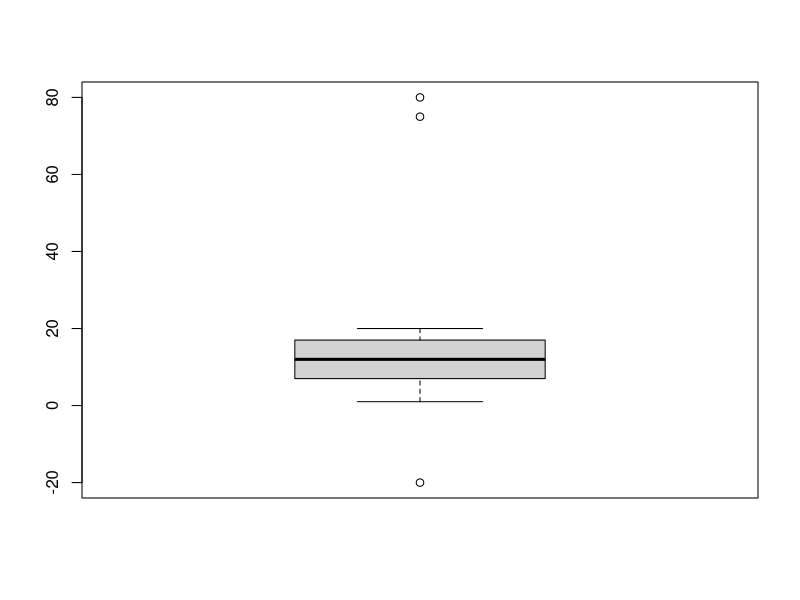
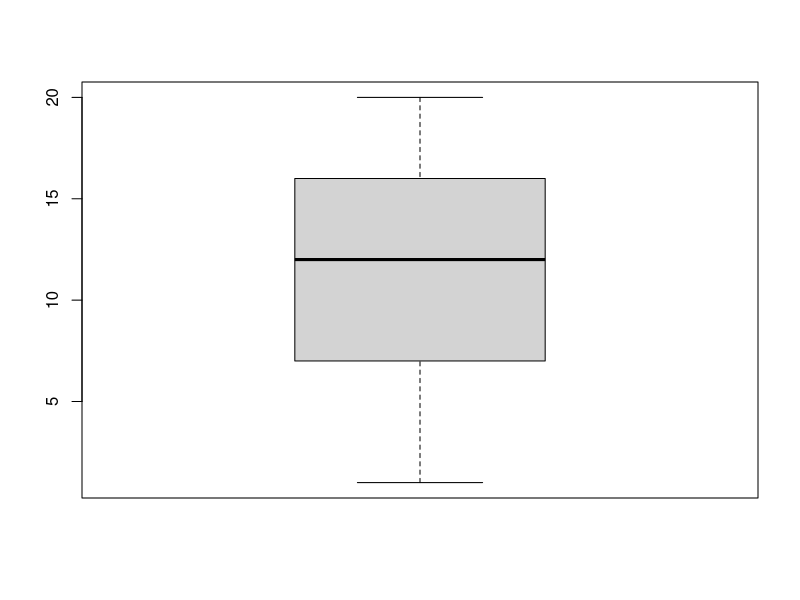
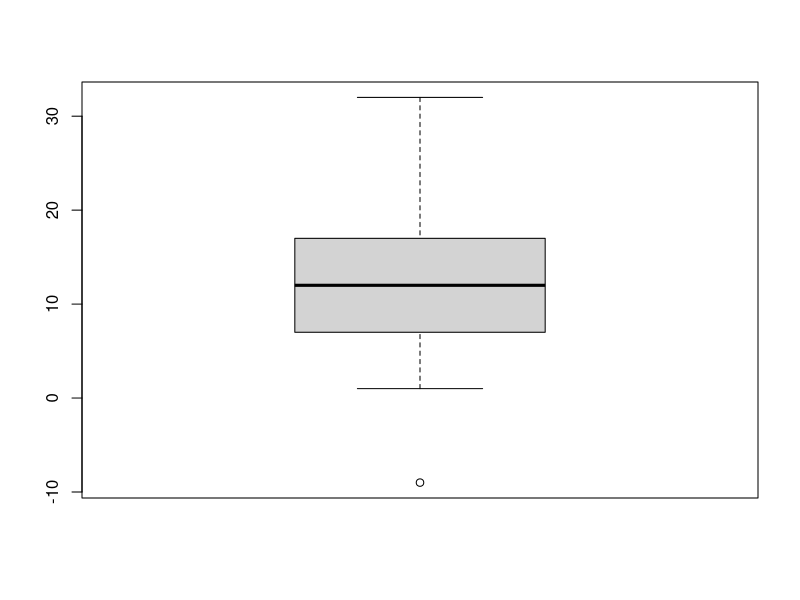
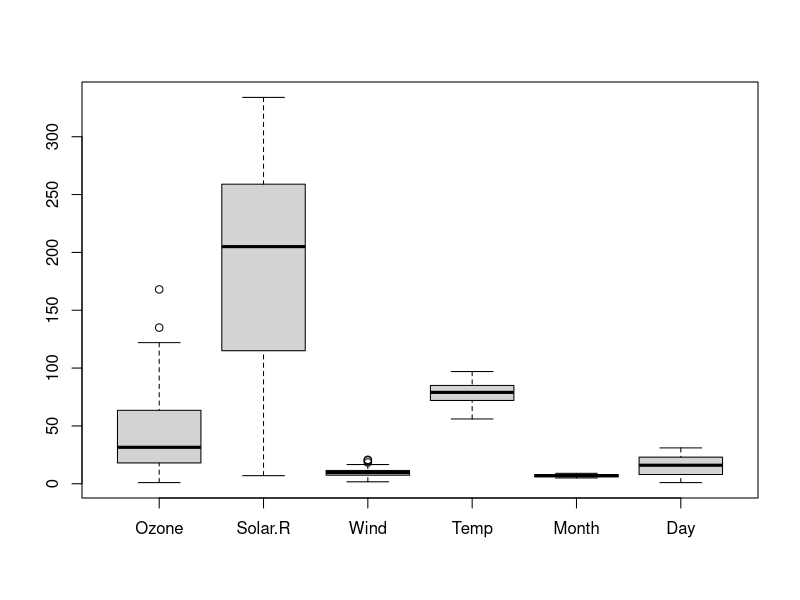
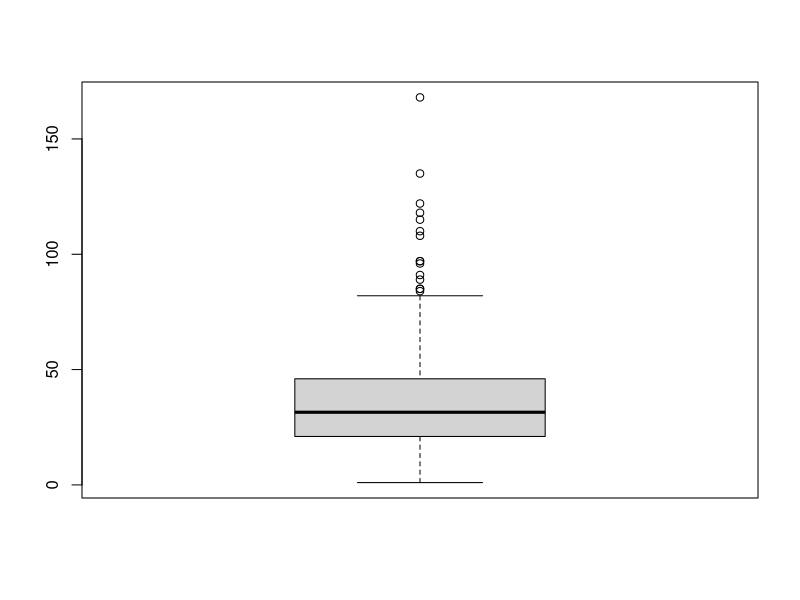
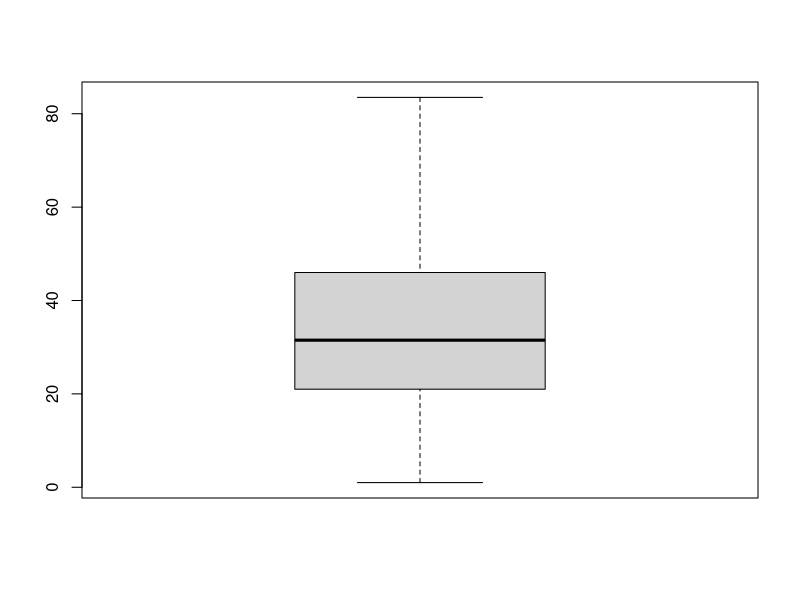
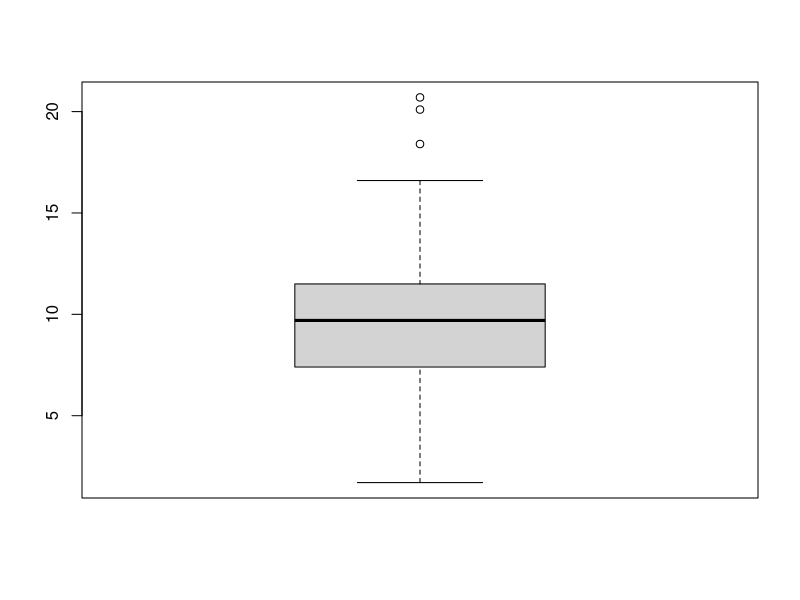
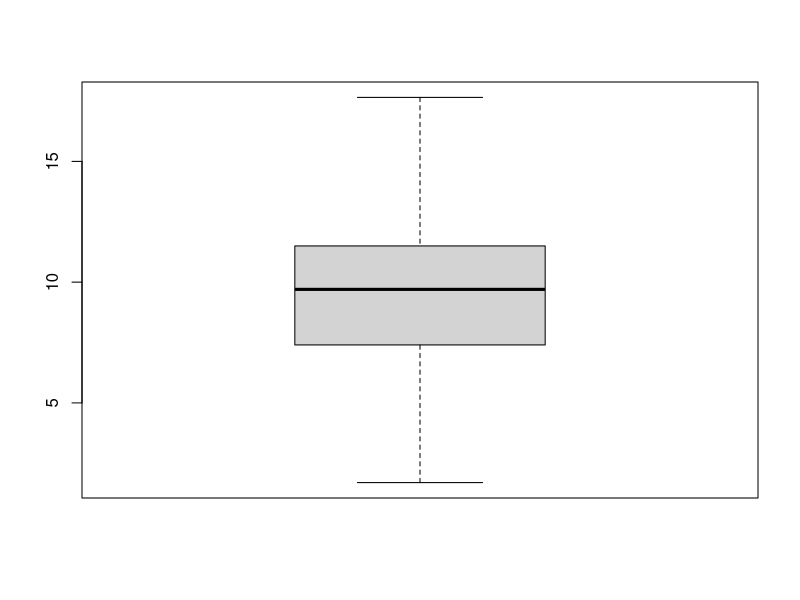

Generate these figures, in order, with R:
library(MASS)
airquality
install.packages("VIM")
is.na(airquality)  ##checking in data frame values is NULL
View(airquality)
which(is.na(airquality))   ## position where values are NA 
airquality1=na.omit(airquality)  ## omitting NA values with rows 
View(airquality1)

library(VIM)
View(sleep)

data=c(sample(x=1:20,size=30,replace = TRUE),75,80,-20)
View(data)
data
summary(data)
length(data)
boxplot(data)
median(data)

rule1=17.00+1.5*IQR(data)
rule2=6.00-1.5*IQR(data)

rule1
rule2

#removing the data
data
data1=data[data<=rule1]
data1
data1=data1[data1>=rule2]
data1

summary(data1)
length(data1)
boxplot(data1)

#winsorizing
data
data[data>rule1]=rule1
data[data<rule2]=rule2
data
summary(data)
length(data)
boxplot(data)

airquality
#Missing data
airquality$Ozone
airquality$Solar.R
#Outliners
boxplot(airquality)
quantile(data,)

airquality1=na.pass(airquality)
aq=airquality
aq$Ozone[which(is.na(aq$Ozone))]=median(aq$Ozone,na.rm = TRUE) ##handling missing data (removed missing data)
aq$Ozone
summary(aq$Ozone)
length(aq$Ozone)
boxplot(aq$Ozone)
median(aq$Ozone)

r1=46.00+1.5*IQR(aq$Ozone)
r2=21.00-1.5*IQR(aq$Ozone)
r1
r2

aq$Ozone[aq$Ozone>r1]=r1
summary(aq$Ozone)
boxplot(aq$Ozone)

#wind
summary(aq$Wind)
boxplot(aq$Wind)
r=11.500+1.5*IQR(aq$Wind)
aq$Wind[aq$Wind>r]=r
summary(aq$Wind)
boxplot(aq$Wind)

#Solar.R
summary(aq$Solar.R)
aq$Solar.R[which(is.na(aq$Solar.R))]=median(aq$Solar.R,na.rm = TRUE)
summary(aq$Solar.R)
boxplot(aq$Solar.R)

summary(aq)
boxplot(aq)


sleep
View(sleep)
summary(sleep)
sp=sleep
?impute
install.packages("Hmisc")
library(Hmisc)
impute(sp$NonD, median)
impute(sp$Dream, median)
impute(sp$Sleep, median)
impute(sp$Span, median)
impute(sp$Gest, median)
summary(sp$NonD)
boxplot(sp$NonD)
boxplot(sp$Gest)

##GEST
summary(sp$Gest)
r11=207.50+1.5*IQR(impute(sp$Gest, median))
r11
sp$Gest[sp$Gest>r11]=r11
summary(sp$Gest)
boxplot(sp$Gest)

##DREAM
summary(sp$Dream)
r12=2.550+1.5*IQR(impute(sp$Dream, median))
r12
sp$Dream[sp$Dream>r12]=r12
boxplot(sp$Dream)
##Sleep
summary(sp$Sleep)
r13=13.20+1.5*IQR(impute(sp$Sleep, median))
r13
sp$Sleep[sp$Sleep>r13]=r13
boxplot(sp$Sleep)

##SPAN
summary(sp$Span)
r14=27.750+1.5*IQR(impute(sp$Span, median))
r14
sp$Span[sp$Span>r14]=r14
boxplot(sp$Span)
##NonD
summary(sp$NonD)
r15=11.00+1.5*IQR(impute(sp$NonD, median))
r15
sp$NonD[sp$NonD>r15]=r15
boxplot(sp$NonD)

##BODYWGT
summary(sp$BodyWgt)
r16=48.203+1.5*IQR(impute(sp$BodyWgt, median))
r16
sp$BodyWgt[sp$BodyWgt>r16]=r16
boxplot(sp$BodyWgt)


##BrainWGT
summary(sp$BrainWgt)
r17=166.00+1.5*IQR(impute(sp$BrainWgt, median))
r17
sp$BrainWgt[sp$BrainWgt>r17]=r17
boxplot(sp$BrainWgt)


summary(sp)
boxplot(sp)
